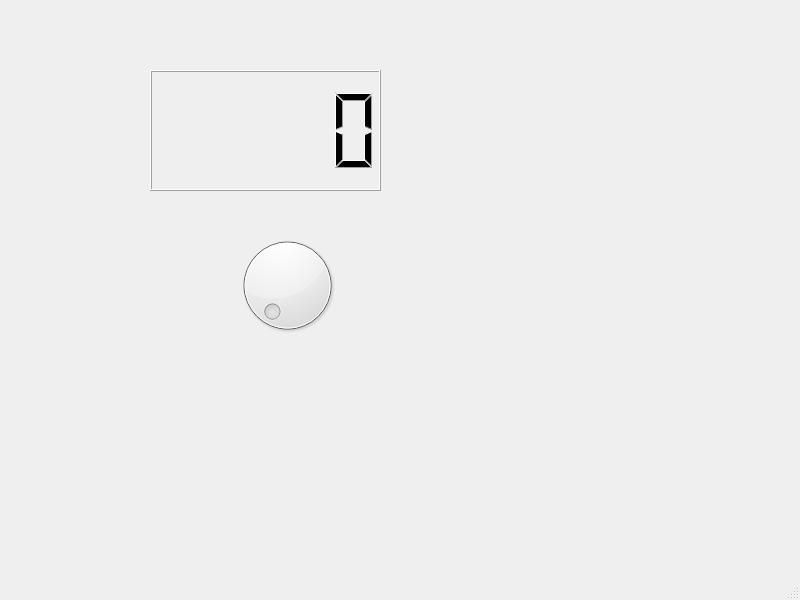
<?xml version="1.0" encoding="UTF-8"?>
<ui version="4.0">
 <class>MainWindow</class>
 <widget class="QMainWindow" name="MainWindow">
  <property name="geometry">
   <rect>
    <x>0</x>
    <y>0</y>
    <width>800</width>
    <height>600</height>
   </rect>
  </property>
  <property name="windowTitle">
   <string>MainWindow</string>
  </property>
  <widget class="QWidget" name="centralwidget">
   <widget class="QDial" name="dial">
    <property name="geometry">
     <rect>
      <x>227</x>
      <y>230</y>
      <width>121</width>
      <height>111</height>
     </rect>
    </property>
   </widget>
   <widget class="QLCDNumber" name="lcdNumber">
    <property name="geometry">
     <rect>
      <x>150</x>
      <y>70</y>
      <width>231</width>
      <height>121</height>
     </rect>
    </property>
   </widget>
  </widget>
  <widget class="QMenuBar" name="menubar">
   <property name="geometry">
    <rect>
     <x>0</x>
     <y>0</y>
     <width>800</width>
     <height>28</height>
    </rect>
   </property>
  </widget>
  <widget class="QStatusBar" name="statusbar"/>
 </widget>
 <resources/>
 <connections>
  <connection>
   <sender>dial</sender>
   <signal>valueChanged(int)</signal>
   <receiver>MainWindow</receiver>
   <slot>lcd_slot()</slot>
   <hints>
    <hint type="sourcelabel">
     <x>235</x>
     <y>327</y>
    </hint>
    <hint type="destinationlabel">
     <x>158</x>
     <y>319</y>
    </hint>
   </hints>
  </connection>
 </connections>
 <slots>
  <slot>lcd_slot()</slot>
 </slots>
</ui>
